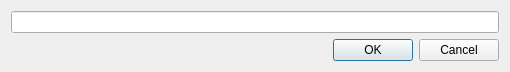
<?xml version="1.0" encoding="UTF-8"?>
<ui version="4.0">
 <class>AddressDialog</class>
 <widget class="QDialog" name="AddressDialog">
  <property name="geometry">
   <rect>
    <x>0</x>
    <y>0</y>
    <width>510</width>
    <height>68</height>
   </rect>
  </property>
  <property name="windowTitle">
   <string>Dialog</string>
  </property>
  <layout class="QVBoxLayout" name="verticalLayout">
   <item>
    <widget class="QLineEdit" name="addressEdit"/>
   </item>
   <item>
    <widget class="QDialogButtonBox" name="buttonBox">
     <property name="orientation">
      <enum>Qt::Horizontal</enum>
     </property>
     <property name="standardButtons">
      <set>QDialogButtonBox::Cancel|QDialogButtonBox::Ok</set>
     </property>
    </widget>
   </item>
  </layout>
 </widget>
 <resources/>
 <connections>
  <connection>
   <sender>buttonBox</sender>
   <signal>accepted()</signal>
   <receiver>AddressDialog</receiver>
   <slot>accept()</slot>
   <hints>
    <hint type="sourcelabel">
     <x>248</x>
     <y>254</y>
    </hint>
    <hint type="destinationlabel">
     <x>157</x>
     <y>274</y>
    </hint>
   </hints>
  </connection>
  <connection>
   <sender>buttonBox</sender>
   <signal>rejected()</signal>
   <receiver>AddressDialog</receiver>
   <slot>reject()</slot>
   <hints>
    <hint type="sourcelabel">
     <x>316</x>
     <y>260</y>
    </hint>
    <hint type="destinationlabel">
     <x>286</x>
     <y>274</y>
    </hint>
   </hints>
  </connection>
 </connections>
</ui>
